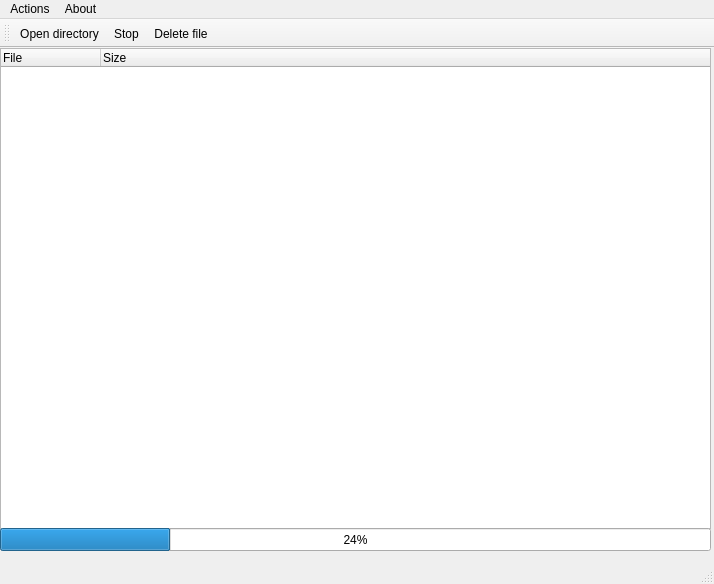
<?xml version="1.0" encoding="UTF-8"?>
<ui version="4.0">
 <class>MainWindow</class>
 <widget class="QMainWindow" name="MainWindow">
  <property name="geometry">
   <rect>
    <x>0</x>
    <y>0</y>
    <width>714</width>
    <height>584</height>
   </rect>
  </property>
  <property name="windowTitle">
   <string>MainWindow</string>
  </property>
  <widget class="QWidget" name="centralWidget">
   <widget class="QTreeWidget" name="treeWidget">
    <property name="geometry">
     <rect>
      <x>0</x>
      <y>0</y>
      <width>711</width>
      <height>481</height>
     </rect>
    </property>
    <column>
     <property name="text">
      <string>File</string>
     </property>
    </column>
    <column>
     <property name="text">
      <string>Size</string>
     </property>
    </column>
   </widget>
   <widget class="QProgressBar" name="progressBar">
    <property name="geometry">
     <rect>
      <x>0</x>
      <y>480</y>
      <width>711</width>
      <height>23</height>
     </rect>
    </property>
    <property name="value">
     <number>24</number>
    </property>
    <property name="orientation">
     <enum>Qt::Horizontal</enum>
    </property>
   </widget>
  </widget>
  <widget class="QMenuBar" name="menuBar">
   <property name="geometry">
    <rect>
     <x>0</x>
     <y>0</y>
     <width>714</width>
     <height>22</height>
    </rect>
   </property>
   <widget class="QMenu" name="menuActions">
    <property name="title">
     <string>Actions</string>
    </property>
    <addaction name="actionOpenDirectory"/>
    <addaction name="actionStop"/>
    <addaction name="separator"/>
    <addaction name="actionDeleteFile"/>
    <addaction name="separator"/>
    <addaction name="actionExit"/>
   </widget>
   <widget class="QMenu" name="menuAbout">
    <property name="title">
     <string>About</string>
    </property>
   </widget>
   <addaction name="menuActions"/>
   <addaction name="menuAbout"/>
  </widget>
  <widget class="QToolBar" name="mainToolBar">
   <attribute name="toolBarArea">
    <enum>TopToolBarArea</enum>
   </attribute>
   <attribute name="toolBarBreak">
    <bool>false</bool>
   </attribute>
   <addaction name="actionOpenDirectory"/>
   <addaction name="actionStop"/>
   <addaction name="actionDeleteFile"/>
  </widget>
  <widget class="QStatusBar" name="statusBar"/>
  <action name="actionOpenDirectory">
   <property name="text">
    <string>Open directory</string>
   </property>
  </action>
  <action name="actionStop">
   <property name="text">
    <string>Stop</string>
   </property>
  </action>
  <action name="actionDeleteFile">
   <property name="text">
    <string>Delete file</string>
   </property>
  </action>
  <action name="actionExit">
   <property name="text">
    <string>Exit</string>
   </property>
  </action>
 </widget>
 <layoutdefault spacing="6" margin="11"/>
 <resources/>
 <connections/>
</ui>
